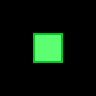

A level layout from a 2D game, rendered from its tile map. Below: a short description, then the map file with its tile-grid data intact:
An orthogonal 3x3 tile map with 32x32 px tiles, 3 tile layers (regions, input_layout, output_walkable_tiles).

<map version="1.9" tiledversion="1.9.0" orientation="orthogonal" renderorder="right-down" width="3" height="3" tilewidth="32" tileheight="32" infinite="0" nextlayerid="4" nextobjectid="1">
 <tileset firstgid="1" source="../../Tilesets/forest-tiles.tsx" />
 <layer id="1" name="regions" width="3" height="3">
  <data encoding="csv">
0,0,0,
0,41,0,
0,0,0
</data>
 </layer>
 <layer id="2" name="input_layout" width="3" height="3">
  <data encoding="csv">
0,0,0,
0,41,0,
0,0,0
</data>
 </layer>
 <layer id="3" name="output_walkable_tiles" width="3" height="3">
  <data encoding="csv">
0,0,0,
0,1,0,
0,0,0
</data>
 </layer>
</map>
